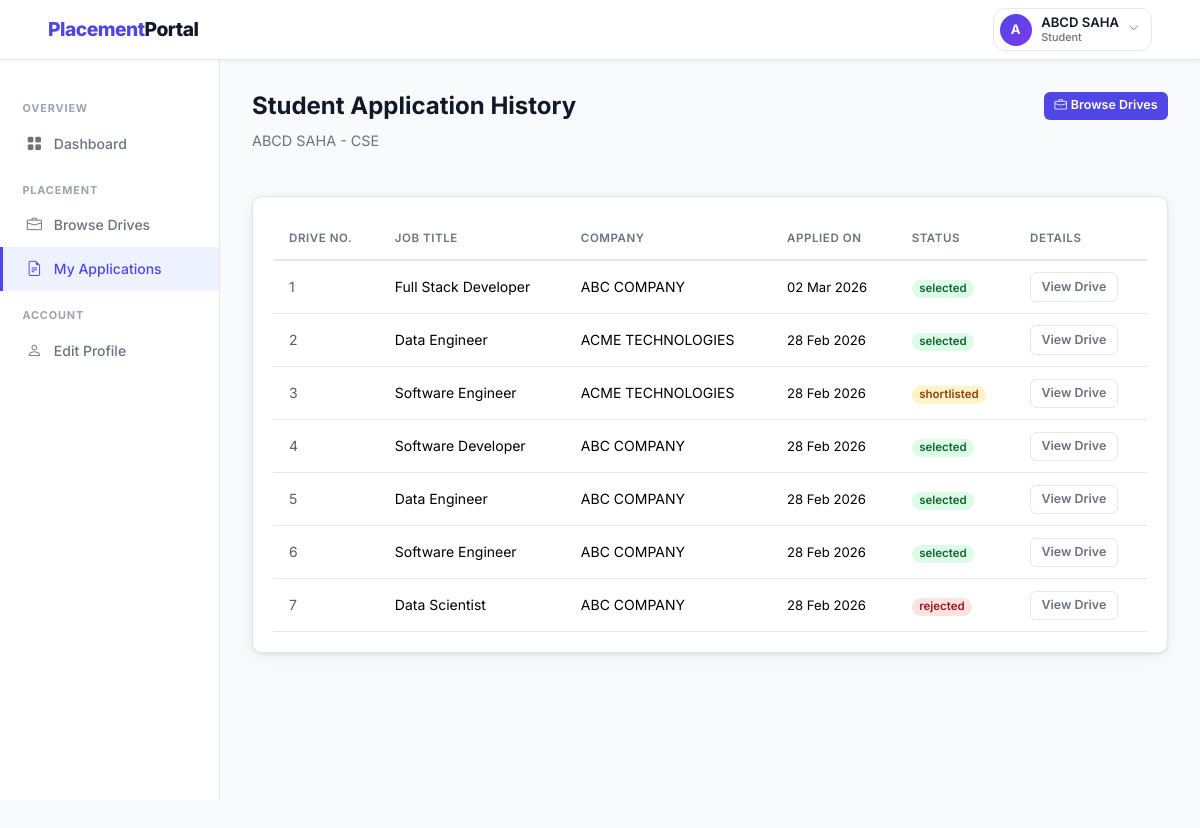
The page /student/applications (signed in) on the database its author committed.
### backend/models.py (models this page shows, shortened)
class Student(db.Model):
    __tablename__ = 'student'
    id = db.Column(db.Integer, primary_key=True)
    full_name = db.Column(db.String(100), nullable=False)
    email = db.Column(db.String(120), unique=True, nullable=False)
    password_hash = db.Column(db.String(256), nullable=False)
    phone = db.Column(db.String(20))
    branch = db.Column(db.String(100))
    year = db.Column(db.String(20))
    cgpa = db.Column(db.Float)
    skills = db.Column(db.Text)
    resume_path = db.Column(db.String(300))
    is_active = db.Column(db.Boolean, default=True)
    registered_at = db.Column(db.DateTime, default=datetime.utcnow)
    applications = db.relationship('Application', backref='student', lazy=True,
                                   cascade='all, delete-orphan')

class Application(db.Model):
    __tablename__ = 'application'
    id               = db.Column(db.Integer, primary_key=True)
    student_id       = db.Column(db.Integer, db.ForeignKey('student.id'), nullable=False)
    drive_id         = db.Column(db.Integer, db.ForeignKey('placement_drive.id'), nullable=False)
    application_date = db.Column(db.DateTime, default=datetime.utcnow)
    status           = db.Column(db.String(20), default='applied')
    __table_args__ = (
        db.UniqueConstraint('student_id', 'drive_id', name='unique_application'),
    )

class PlacementDrive(db.Model):
    __tablename__ = 'placement_drive'
    id = db.Column(db.Integer, primary_key=True)
    company_id = db.Column(db.Integer, db.ForeignKey('company.id'), nullable=False)
    job_title = db.Column(db.String(150), nullable=False)
    job_description = db.Column(db.Text, nullable=False)
    eligibility_criteria = db.Column(db.Text)
    location = db.Column(db.String(100))
    salary_package = db.Column(db.String(100))
    application_deadline = db.Column(db.Date, nullable=False)
    status = db.Column(db.String(20), default='pending')
    created_at = db.Column(db.DateTime, default=datetime.utcnow)
    applications = db.relationship('Application', backref='drive', lazy=True,
                                   cascade='all, delete-orphan')

class Company(db.Model):
    __tablename__ = 'company'
    id = db.Column(db.Integer, primary_key=True)
    company_name = db.Column(db.String(150), nullable=False)
    email = db.Column(db.String(120), unique=True, nullable=False)
    password_hash = db.Column(db.String(256), nullable=False)
    hr_contact = db.Column(db.String(100))
    phone = db.Column(db.String(20))
    website = db.Column(db.String(200))
    description = db.Column(db.Text)
    approval_status = db.Column(db.String(20), default='pending')
    registered_at = db.Column(db.DateTime, default=datetime.utcnow)
    drives = db.relationship('PlacementDrive', backref='company', lazy=True,
                             cascade='all, delete-orphan')

### backend/routes.py (the view)
    @app.route('/student/applications')
    @login_required('student')
    def student_applications():
        student  = Student.query.get(session['user_id'])
        all_apps = (Application.query
                    .filter_by(student_id=student.id)
                    .order_by(Application.application_date.desc())
                    .all())
        return render_template('student/applications.html',
                               applications=all_apps, student=student)

### backend/routes.py (called while the page is built)
def login_required(role):
    def decorator(f):
        @wraps(f)
        def decorated_function(*args, **kwargs):
            if 'user_id' not in session:
                flash('Please log in to continue.', 'warning')
                return redirect(url_for('auth_login', role=role))
            if session.get('role') != role:
                flash('You do not have permission to view that page.', 'danger')
                return redirect(url_for('home'))
            return f(*args, **kwargs)
        return decorated_function
    return decorator

### templates/student/applications.html (shortened to what this page needs)
{% extends 'layout_dashboard.html' %}
{% block sidebar %}
  <div class="sidebar-section">Overview</div>
  <a href="{{ url_for('student_dashboard') }}" class="sidebar-link"><i class="bi bi-grid-fill"></i> Dashboard</a>
  <div class="sidebar-section">Placement</div>
  <a href="{{ url_for('student_drives') }}" class="sidebar-link"><i class="bi bi-briefcase"></i> Browse Drives</a>
  <a href="{{ url_for('student_applications') }}" class="sidebar-link active"><i class="bi bi-file-earmark-text"></i> My Applications</a>
  <div class="sidebar-section">Account</div>
  <a href="{{ url_for('student_edit_profile') }}" class="sidebar-link"><i class="bi bi-person"></i> Edit Profile</a>
{% endblock %}
{% block content %}
<div class="page-header d-flex align-items-start justify-content-between">
  <div>
    <h1>Student Application History</h1>
    <p>{{ student.full_name }} - {{ student.branch or 'N/A' }}</p>
  </div>
  <a href="{{ url_for('student_drives') }}" class="btn btn-primary btn-sm">
    <i class="bi bi-briefcase me-1"></i>Browse Drives
  </a>
</div>
<div class="card">
  <div class="card-body p-0">
    {% if applications %}
    <table class="table mb-0">
      <thead>
        <tr>
          <th>Drive No.</th>
          <th>Job Title</th>
          <th>Company</th>
          <th>Applied On</th>
          <th>Status</th>
          <th>Details</th>
        </tr>
      </thead>
      <tbody>
        {% for app in applications %}
        <tr>
          <td class="text-muted">{{ loop.index }}</td>
          <td class="fw-600">{{ app.drive.job_title }}</td>
          <td>{{ app.drive.company.company_name }}</td>
          <td style="font-size:.82rem;">{{ app.application_date.strftime('%d %b %Y') }}</td>
          <td><span class="badge badge-{{ app.status }}">{{ app.status }}</span></td>
          <td>
            <a href="{{ url_for('student_drive_detail', drive_id=app.drive_id) }}"
               class="btn btn-outline-secondary btn-sm">View Drive</a>
          </td>
        </tr>
        {% endfor %}
      </tbody>
    </table>
    {% endif %}
  </div>
</div>
{% endblock %}

### templates/layout_dashboard.html (shortened to what this page needs)
{% extends 'base.html' %}
{% block body %}
<nav class="navbar navbar-expand-lg fixed-top">
  <div class="container-fluid px-4">
    <a class="navbar-brand" href="{{ url_for('home') }}">
      Placement<span>Portal</span>
    </a>
    <div class="ms-auto d-flex align-items-center gap-3">
      <div class="dropdown">
        <button class="profile-trigger dropdown-toggle"
                data-bs-toggle="dropdown"
                aria-expanded="false">
          <div class="avatar-circle">
            {{ session.name[0]|upper if session.name else '?' }}
          </div>
          <div class="profile-info">
            <span class="profile-name">{{ session.name }}</span>
            <span class="profile-role">{{ session.role|capitalize }}</span>
          </div>
          <i class="bi bi-chevron-down chevron-icon"></i>
        </button>
      </div>
    </div>
  </div>
</nav>
<aside class="sidebar" style="top:60px;">
  {% block sidebar %}{% endblock %}
</aside>
<main class="main-with-sidebar" style="margin-top:60px;">
  {% block content %}{% endblock %}
</main>
{% endblock %}

### static/css/styles.css (style rules this page uses)
:root { --primary: #4f46e5; --primary-dk: #3730a3; --primary-lt: #eef2ff; --success: #16a34a; --danger: #dc2626; --warning: #d97706; --info: #0891b2; --dark: #111827; --muted: #6b7280; --border: #e5e7eb; --bg: #f9fafb; --white: #ffffff; --card-shadow: 0 1px 3px rgba(0,0,0,.08), 0 4px 16px rgba(0,0,0,.06); --radius: 10px; --radius-sm: 6px; --font: 'Inter', -apple-system, BlinkMacSystemFont, 'Segoe UI', sans-serif; }
*, *::before, *::after { box-sizing: border-box; margin: 0; padding: 0; }
body { font-family: var(--font); background: var(--bg); color: var(--dark); min-height: 100vh; font-size: 14.5px; line-height: 1.6; }
a { color: var(--primary); text-decoration: none; }
.navbar { background: var(--white) !important; border-bottom: 1px solid var(--border); box-shadow: 0 1px 4px rgba(0,0,0,.06); padding: 0 1.5rem; height: 60px; }
.navbar-brand { font-size: 1.2rem; font-weight: 800; color: var(--primary) !important; letter-spacing: -.5px; }
.navbar-brand span { color: var(--dark); }
.sidebar { width: 220px; min-height: calc(100vh - 60px); background: var(--white); border-right: 1px solid var(--border); padding: 1.5rem 0; position: fixed; top: 60px; left: 0; }
.sidebar-link { display: flex; align-items: center; gap: .65rem; padding: .6rem 1.4rem; color: var(--muted); font-weight: 500; font-size: .875rem; border-left: 3px solid transparent; transition: all .18s; }
.sidebar-link:hover, .sidebar-link.active { color: var(--primary); background: var(--primary-lt); border-left-color: var(--primary); text-decoration: none; }
.sidebar-link i { width:18px; text-align:center; font-size:.95rem; }
.sidebar-section { font-size: .68rem; font-weight: 700; text-transform: uppercase; letter-spacing: .08em; color: #9ca3af; padding: 1rem 1.4rem .3rem; }
.main-with-sidebar { margin-left: 220px; padding: 2rem; min-height: calc(100vh - 60px); }
.page-header { margin-bottom: 1.75rem; }
.page-header h1 { font-size:1.5rem; font-weight:700; color:var(--dark); }
.page-header p { color:var(--muted); font-size:.9rem; margin-top:.2rem; }
.card { background: var(--white); border: 1px solid var(--border) !important; border-radius: var(--radius) !important; box-shadow: var(--card-shadow); }
.card-body { padding: 1.25rem !important; }
.table { font-size:.875rem; }
.table th { font-size: .72rem; text-transform: uppercase; letter-spacing: .05em; color: var(--muted); font-weight: 600; border-bottom: 2px solid var(--border) !important; white-space: nowrap; padding: .75rem 1rem !important; }
.table td { padding: .7rem 1rem !important; vertical-align: middle; border-color: var(--border) !important; }
.badge { font-size:.72rem; font-weight:600; padding:.3em .65em; border-radius:20px; }
.badge-rejected { background:#fee2e2; color:#991b1b; }
.badge-shortlisted { background:#fef3c7; color:#92400e; }
.badge-selected { background:#dcfce7; color:#166534; }
.btn { font-family: var(--font); font-weight: 600; font-size: .82rem; border-radius: var(--radius-sm); padding: .4rem .9rem; transition: all .18s; border: none; cursor: pointer; }
.btn-primary { background:var(--primary); color:#fff; }
.btn-outline-secondary { background:transparent; border:1.5px solid var(--border); color:var(--muted); }
.btn-sm { padding:.28rem .65rem; font-size:.78rem; }
.profile-trigger { display: flex; align-items: center; gap: .6rem; background: transparent; border: 1.5px solid var(--border); border-radius: 12px; padding: .3rem .75rem .3rem .35rem; cursor: pointer; transition: background .18s, box-shadow .18s; outline: none; }
.profile-trigger::after { display: none !important; }
.avatar-circle { width: 32px; height: 32px; border-radius: 50%; background: linear-gradient(135deg, var(--primary), #7c3aed); color: white; font-size: .82rem; font-weight: 700; display: flex; align-items: center; justify-content: center; flex-shrink: 0; letter-spacing: 0; }
.profile-info { display: flex; flex-direction: column; align-items: flex-start; line-height: 1.2; }
.profile-name { font-size: .82rem; font-weight: 600; color: var(--dark); }
.profile-role { font-size: .68rem; color: var(--muted); font-weight: 500; }
.chevron-icon { font-size: .65rem; color: var(--muted); transition: transform .2s; }

### rows shown on the page
Student: name "ABCD SAHA", full_name "ABCD SAHA", branch "CSE"
Application: drive.job_title "Full Stack Developer", drive.company.company_name "ABC COMPANY", application_date "02 Mar 2026", status "selected"
Application: drive.job_title "Data Engineer", drive.company.company_name "ACME TECHNOLOGIES", application_date "28 Feb 2026", status "selected"
Application: drive.job_title "Software Engineer", drive.company.company_name "ACME TECHNOLOGIES", application_date "28 Feb 2026", status "shortlisted"
Application: drive.job_title "Software Developer", drive.company.company_name "ABC COMPANY", application_date "28 Feb 2026", status "selected"
Application: drive.job_title "Data Engineer", drive.company.company_name "ABC COMPANY", application_date "28 Feb 2026", status "selected"
Application: drive.job_title "Software Engineer", drive.company.company_name "ABC COMPANY", application_date "28 Feb 2026", status "selected"
Application: drive.job_title "Data Scientist", drive.company.company_name "ABC COMPANY", application_date "28 Feb 2026", status "rejected"

### other values the page prints
{{ session.name[0]|upper if session.name else '?' }} "A"
{{ session.role|capitalize }} "Student"
